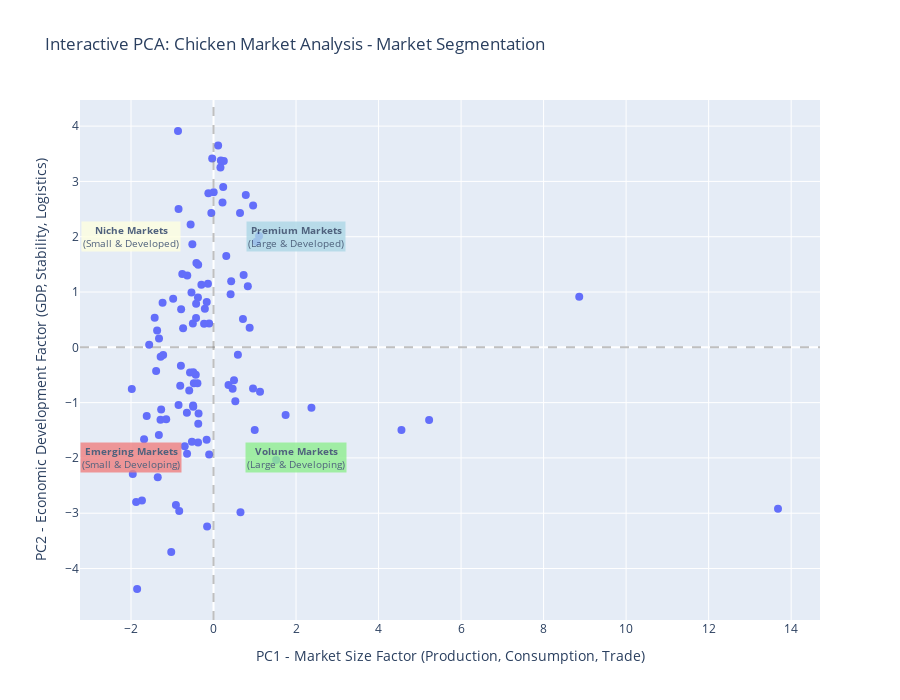

This figure's notebook cell:
### Markdown cell above
### PCA visualization in 2D

### Code cell
# 2D PCA Visualization with Market Segmentation
pc = 2
pca_2 = PCA(n_components=pc)
X_pca_2 = pca_2.fit_transform(X_scaled)

# Prepare DataFrame with PCs and country identifiers
pc_cols = [f'PC{i+1}' for i in range(pc)]
df_pca = pd.DataFrame(X_pca_2, columns=pc_cols, index=X.index)
if ids is not None:
    df_pca = pd.concat([ids.reset_index(drop=True), df_pca.reset_index(drop=True)], axis=1)

# Create interactive scatter plot with market segmentation
fig = px.scatter(df_pca, 
                x='PC1', 
                y='PC2',
                hover_data=['Country Code'] if 'Country Code' in df_pca.columns else None,
                title='Interactive PCA: Chicken Market Analysis - Market Segmentation',
                labels={
                    'PC1': 'PC1 - Market Size Factor (Production, Consumption, Trade)',
                    'PC2': 'PC2 - Economic Development Factor (GDP, Stability, Logistics)'
                })

# Enhanced hover information
fig.update_traces(
    hovertemplate='<b>%{hovertext}</b><br>' +
                  'Market Size (PC1): %{x:.2f}<br>' +
                  'Economic Development (PC2): %{y:.2f}' +
                  '<extra></extra>',
    hovertext=df_pca['Country Code'] if 'Country Code' in df_pca.columns else df_pca.index,
    marker=dict(size=8)
)

# Add quadrant lines for market segmentation
fig.add_hline(y=0, line_dash="dash", line_color="gray", opacity=0.5)
fig.add_vline(x=0, line_dash="dash", line_color="gray", opacity=0.5)

# Add quadrant labels with market interpretations
fig.add_annotation(x=2, y=2, text="<b>Premium Markets</b><br>(Large & Developed)", 
                  showarrow=False, bgcolor="lightblue", opacity=0.8, font=dict(size=10))
fig.add_annotation(x=2, y=-2, text="<b>Volume Markets</b><br>(Large & Developing)", 
                  showarrow=False, bgcolor="lightgreen", opacity=0.8, font=dict(size=10))
fig.add_annotation(x=-2, y=2, text="<b>Niche Markets</b><br>(Small & Developed)", 
                  showarrow=False, bgcolor="lightyellow", opacity=0.8, font=dict(size=10))
fig.add_annotation(x=-2, y=-2, text="<b>Emerging Markets</b><br>(Small & Developing)", 
                  showarrow=False, bgcolor="lightcoral", opacity=0.8, font=dict(size=10))

fig.update_layout(width=900, height=700)
fig.show()

print("PCA 2D Visualization Complete: Countries positioned by market size and economic development")

### Figure 1 — Plotly figure (JSON) as saved in the notebook; plotly's stock layout.template omitted (floating-point values rounded to 4 significant figures)
{"data": [{"customdata": [["AFG"], ["AGO"], ["ARE"], ["ARG"], ["ARM"], ["ATG"], ["AUS"], ["AUT"], ["BEL"], ["BEN"], ["BGD"], ["BGR"], ["BHR"], ["BIH"], ["BLR"], ["BOL"], ["BRA"], ["BTN"], ["BWA"], ["CAF"], ["CAN"], ["CHE"], ["CHL"], ["CHN"], ["CMR"], ["COG"], ["CRI"], ["CYP"], ["CZE"], ["DEU"], ["DNK"], ["DOM"], ["EGY"], ["ESP"], ["EST"], ["FIN"], ["FJI"], ["GAB"], ["GBR"], ["GEO"], ["GHA"], ["GIN"], ["GRC"], ["GRD"], ["GTM"], ["HKG"], ["HND"], ["HRV"], ["HUN"], ["IDN"], ["IND"], ["IRL"], ["IRN"], ["IRQ"], ["ISL"], ["ISR"], ["ITA"], ["JAM"], ["JPN"], ["KAZ"], ["KGZ"], ["KOR"], ["KWT"], ["LKA"], ["LTU"], ["LUX"], ["LVA"], ["MDA"], ["MEX"], ["MKD"], ["MLT"], ["MNE"], ["MUS"], ["MYS"], ["NAM"], ["NGA"], ["NIC"], ["NLD"], ["NOR"], ["OMN"], ["PER"], ["PHL"], ["POL"], ["PRT"], ["PRY"], ["ROU"], ["RUS"], ["RWA"], ["SAU"], ["SLV"], ["SRB"], ["SVN"], ["SWE"], ["TGO"], ["THA"], ["TJK"], ["TTO"], ["TUR"], ["UKR"], ["URY"], ["USA"], ["UZB"], ["VNM"], ["ZAF"]], "hovertemplate": "<b>%{hovertext}</b><br>Market Size (PC1): %{x:.2f}<br>Economic Development (PC2): %{y:.2f}<extra></extra>", "hovertext": ["AFG", "AGO", "ARE", "ARG", "ARM", "ATG", "AUS", "AUT", "BEL", "BEN", "BGD", "BGR", "BHR", "BIH", "BLR", "BOL", "BRA", "BTN", "BWA", "CAF", "CAN", "CHE", "CHL", "CHN", "CMR", "COG", "CRI", "CYP", "CZE", "DEU", "DNK", "DOM", "EGY", "ESP", "EST", "FIN", "FJI", "GAB", "GBR", "GEO", "GHA", "GIN", "GRC", "GRD", "GTM", "HKG", "HND", "HRV", "HUN", "IDN", "IND", "IRL", "IRN", "IRQ", "ISL", "ISR", "ITA", "JAM", "JPN", "KAZ", "KGZ", "KOR", "KWT", "LKA", "LTU", "LUX", "LVA", "MDA", "MEX", "MKD", "MLT", "MNE", "MUS", "MYS", "NAM", "NGA", "NIC", "NLD", "NOR", "OMN", "PER", "PHL", "POL", "PRT", "PRY", "ROU", "RUS", "RWA", "SAU", "SLV", "SRB", "SVN", "SWE", "TGO", "THA", "TJK", "TTO", "TUR", "UKR", "URY", "USA", "UZB", "VNM", "ZAF"], "legendgroup": "", "marker": {"color": "#636efa", "size": 8, "symbol": "circle"}, "mode": "markers", "name": "", "orientation": "v", "showlegend": false, "type": "scatter", "x": [-1.025, -1.734, -0.5549, 0.5287, -1.269, -1.426, 0.7823, -0.05299, 0.2178, -1.683, -0.106, -0.7371, -0.9779, -0.4767, -0.1668, -0.3749, 5.225, -1.391, -1.367, -1.851, 0.9595, 0.112, -0.1059, 13.68, -0.8313, -1.957, -0.4235, -0.5345, -0.4146, 0.6425, 0.168, -0.4301, 0.9986, 0.7295, -0.5131, 0.2345, -0.8071, -1.619, 1.04, -1.221, -1.285, -1.875, -0.1647, -1.56, -0.4952, -0.8476, -0.3628, -0.4216, -0.2098, 2.374, 4.555, -0.03194, 0.6533, -0.9113, -0.1248, 0.4141, 0.428, -0.5695, 1.103, -0.5891, -1.325, 0.3093, -0.785, -0.3702, -0.3716, -0.8609, -0.6367, -0.8477, 1.747, -1.321, -0.7573, -1.281, -0.5009, 0.7135, -1.981, -0.1553, -0.6982, 0.1773, 0.2492, -1.235, 0.3636, 0.4632, 0.8316, -0.1349, -0.3903, -0.2288, 1.517, -1.147, 0.8755, -0.4913, -0.4914, -0.2939, 0.003609, -1.352, 0.5909, -0.641, -0.7907, 1.127, -0.5235, -0.3771, 8.864, -0.6452, 0.4967, 0.9575], "xaxis": "x", "y": [-3.699, -2.769, 2.222, -0.9745, -1.123, 0.5344, 2.753, 2.429, 2.619, -1.661, -1.937, 0.3456, 0.8798, -0.6482, -1.671, -1.722, -1.314, -0.4297, 0.3023, -4.37, 2.565, 3.652, 0.429, -2.921, -2.958, -2.292, 0.5317, 0.9913, 1.523, 2.427, 3.253, -0.4981, -1.497, 1.309, 1.863, 2.898, -0.6964, -1.241, 1.909, -0.1385, -1.31, -2.797, 0.8215, 0.04803, -1.054, 2.502, -1.197, 0.7901, 0.6986, -1.091, -1.496, 3.413, -2.983, -2.849, 2.787, 0.9606, 1.197, -0.4535, 2.014, -0.7804, -1.584, 1.653, 0.6889, -1.384, 1.495, 3.912, 1.299, -1.041, -1.224, 0.1574, 1.326, -0.1704, 0.4307, 0.5116, -0.7544, -3.241, -1.789, 3.379, 3.368, 0.8041, -0.6825, -0.7479, 1.105, 1.149, -0.6516, 0.425, -2.037, -1.302, 0.3522, -1.075, -0.4489, 1.131, 2.806, -2.347, -0.1339, -1.925, -0.3328, -0.8028, -1.709, 0.9023, 0.9166, -1.181, -0.5976, -0.7433], "yaxis": "y"}], "layout": {"annotations": [{"bgcolor": "lightblue", "font": {"size": 10}, "opacity": 0.8, "showarrow": false, "text": "<b>Premium Markets</b><br>(Large & Developed)", "x": 2, "y": 2}, {"bgcolor": "lightgreen", "font": {"size": 10}, "opacity": 0.8, "showarrow": false, "text": "<b>Volume Markets</b><br>(Large & Developing)", "x": 2, "y": -2}, {"bgcolor": "lightyellow", "font": {"size": 10}, "opacity": 0.8, "showarrow": false, "text": "<b>Niche Markets</b><br>(Small & Developed)", "x": -2, "y": 2}, {"bgcolor": "lightcoral", "font": {"size": 10}, "opacity": 0.8, "showarrow": false, "text": "<b>Emerging Markets</b><br>(Small & Developing)", "x": -2, "y": -2}], "height": 700, "legend": {"tracegroupgap": 0}, "shapes": [{"line": {"color": "gray", "dash": "dash"}, "opacity": 0.5, "type": "line", "x0": 0, "x1": 1, "xref": "x domain", "y0": 0, "y1": 0, "yref": "y"}, {"line": {"color": "gray", "dash": "dash"}, "opacity": 0.5, "type": "line", "x0": 0, "x1": 0, "xref": "x", "y0": 0, "y1": 1, "yref": "y domain"}], "title": {"text": "Interactive PCA: Chicken Market Analysis - Market Segmentation"}, "width": 900, "xaxis": {"anchor": "y", "domain": [0, 1], "title": {"text": "PC1 - Market Size Factor (Production, Consumption, Trade)"}}, "yaxis": {"anchor": "x", "domain": [0, 1], "title": {"text": "PC2 - Economic Development Factor (GDP, Stability, Logistics)"}}}}
